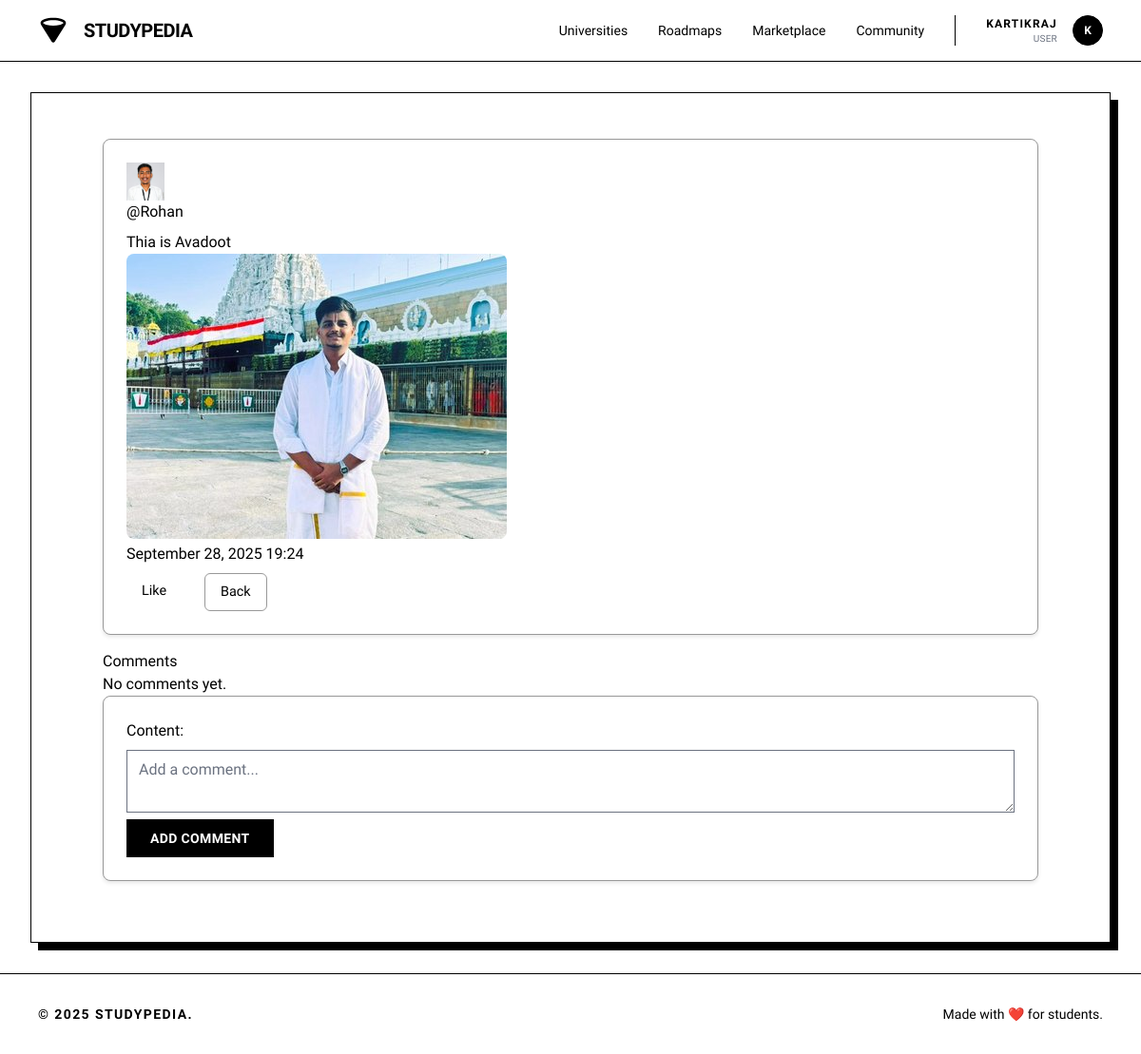
Screenshot of /social/post/4/ (signed in) with the database file from the repository.
### accounts/models.py (models this page shows, shortened)
class User(AbstractUser):
    ROLE_CHOICES = (
        ('user', 'User'),
        ('staff', 'Staff'),
        ('admin', 'Admin'),
    )
    role = models.CharField(max_length=20, choices=ROLE_CHOICES, default='user')
    college = models.CharField(max_length=200, blank=True)
    year_of_study = models.PositiveIntegerField(null=True, blank=True)
    location = models.CharField(max_length=100, blank=True)
    phone = models.CharField(max_length=15, blank=True)
    profile_picture = models.ImageField(upload_to='profiles/', null=True, blank=True)
    bio = models.TextField(max_length=500, blank=True)
    credits = models.PositiveIntegerField(default=0)
    wallet_balance = models.DecimalField(max_digits=8, decimal_places=2, default=0.00)
    followers = models.ManyToManyField('self', through='Follow', related_name='following', symmetrical=False)
    created_at = models.DateTimeField(auto_now_add=True)
    updated_at = models.DateTimeField(auto_now=True)
    class Meta:
        indexes = [
            models.Index(fields=['username']),
            models.Index(fields=['created_at']),
        ]

### social/models.py (models this page shows, shortened)
class Post(models.Model):
    user = models.ForeignKey(User, on_delete=models.CASCADE, related_name='posts')
    content = models.TextField(max_length=280, help_text="What's happening?")
    image = models.ImageField(
        upload_to='posts/images/',
        null=True, blank=True,
        validators=[FileExtensionValidator(['jpg', 'jpeg', 'png'])]
    )
    created_at = models.DateTimeField(auto_now_add=True)
    updated_at = models.DateTimeField(auto_now=True)
    class Meta:
        ordering = ['-created_at']
        indexes = [
            models.Index(fields=['-created_at']),
            models.Index(fields=['user', '-created_at']),
        ]

### social/views.py (the view)
# urls.py: path('post/<int:pk>/', views.post_detail, name='post_detail'),
@login_required
def post_detail(request, pk):
    post = get_object_or_404(Post, pk=pk)
    comments = post.comments.select_related('user').order_by('created_at')
    if request.method == 'POST':
        form = CommentForm(request.POST)
        if form.is_valid():
            comment = form.save(commit=False)
            comment.user = request.user
            comment.post = post
            comment.save()
            channel_layer = get_channel_layer()
            async_to_sync(channel_layer.group_send)('social_feed', {
                'type': 'new_comment',
                'comment_id': comment.id,
                'content': comment.content,
                'username': comment.user.username,
                'post_id': post.id,
                'created_at': comment.created_at.isoformat()
            })
            messages.success(request, 'Comment added!')
            return redirect('social:post_detail', pk=pk)
    else:
        form = CommentForm()
    return render(request, 'social/post_detail.html', {'post': post, 'comments': comments, 'form': form})

### social/forms.py
class CommentForm(forms.ModelForm):
    class Meta:
        model = Comment
        fields = ['content']
        widgets = {
            'content': forms.Textarea(attrs={'class': 'form-control', 'rows': 2, 'placeholder': 'Add a comment...'})
        }

### social/templates/social/post_detail.html (shortened to what this page needs)
{% extends 'base.html' %}
{% load static %}
{% block content %}
<div class="max-w-[1440px] mx-auto w-full px-4 md:px-8 py-8"><div class="bg-white border border-black p-8 md:p-12 shadow-[8px_8px_0px_0px_rgba(0,0,0,1)]">
<div class="container">
    <div class="card mb-4">
        <div class="card-body">
            <div class="d-flex align-items-center">
                {% if post.user.profile_picture %}
                    <img src="{{ post.user.profile_picture.url }}" alt="Profile" class="rounded-circle mr-2" style="width: 40px; height: 40px; object-fit: cover;">
                {% else %}
                    <img src="{% static 'img/default_profile.png' %}" alt="Profile" class="rounded-circle mr-2" style="width: 40px; height: 40px; object-fit: cover;">
                {% endif %}
                <h5><a href="{% url 'accounts:profile' post.user.username %}">@{{ post.user.username }}</a></h5>
            </div>
            <p class="mt-2">{{ post.content }}</p>
            {% if post.image %}
                <img src="{{ post.image.url }}" alt="Post Image" class="post-image img-fluid">
            {% endif %}
            <p class="text-muted small mt-1">{{ post.created_at|date:"F d, Y H:i" }}</p>
            <div class="actions d-flex mt-2">
                <form action="{% url 'social:like_post' post.pk %}" method="post" class="mr-2">
                    <button type="submit" class="btn btn-sm btn-outline-primary">Like</button>
                </form>
                <a href="{% url 'social:social_feed' %}" class="btn btn-sm btn-secondary">Back</a>
            </div>
        </div>
    </div>
    <h4>Comments</h4>
    {% for comment in comments %}
        <div class="card mb-3">
            <div class="card-body">
                <div class="d-flex align-items-center">
                    {% if comment.user.profile_picture %}
                        <img src="{{ comment.user.profile_picture.url }}" alt="Profile" class="rounded-circle mr-2" style="width: 40px; height: 40px; object-fit: cover;">
                    {% else %}
                        <img src="{% static 'img/default_profile.png' %}" alt="Profile" class="rounded-circle mr-2" style="width: 40px; height: 40px; object-fit: cover;">
                    {% endif %}
                    <p><strong><a href="{% url 'accounts:profile' comment.user.username %}">@{{ comment.user.username }}</a></strong>: {{ comment.content }}</p>
                </div>
                <p class="text-muted small">{{ comment.created_at|date:"F d, Y H:i" }}</p>
            </div>
        </div>
    {% empty %}
        <p>No comments yet.</p>
    {% endfor %}
    {% if user.is_authenticated %}
        <div class="card mb-4">
            <div class="card-body">
                <form method="post">
                    {{ form.as_p }}
                    <button type="submit" class="flex min-w-[84px] cursor-pointer items-center justify-center border border-black bg-black text-white hover:bg-white hover:text-black transition-colors h-10 px-6 text-sm font-bold uppercase tracking-wide">Add Comment</button>
                </form>
            </div>
        </div>
    {% endif %}
</div>
</div></div>
{% endblock %}

### templates/navbar.html (shortened to what this page needs)
<header class="flex items-center justify-between whitespace-nowrap border-b border-black px-10 py-4 sticky top-0 z-50 bg-white">
<div class="flex items-center gap-4">
<a href="{% url 'core:home' %}" class="flex items-center gap-4">
<div class="size-8 text-black">
</div>
<h2 class="text-black text-xl font-bold tracking-tight uppercase">Studypedia</h2>
</a>
</div>
<nav class="hidden md:flex flex-1 justify-end gap-8 items-center">
<div class="flex items-center gap-8">
<a class="text-black hover:underline underline-offset-4 transition-all text-sm font-medium" href="{% url 'university:university_list' %}">Universities</a>
<a class="text-black hover:underline underline-offset-4 transition-all text-sm font-medium" href="{% url 'roadmaps:roadmap_list' %}">Roadmaps</a>
<a class="text-black hover:underline underline-offset-4 transition-all text-sm font-medium" href="{% url 'ecommerce:marketplace' %}">Marketplace</a>
<a class="text-black hover:underline underline-offset-4 transition-all text-sm font-medium" href="{% url 'social:social' %}">Community</a>
</div>
{% if user.is_authenticated %}
<div class="flex items-center gap-4 border-l border-black pl-8">
    <div class="flex flex-col text-right">
        <span class="text-xs font-bold uppercase tracking-widest text-black">
            {% if user.first_name %}{{ user.first_name }} {{ user.last_name }}{% else %}{{ user.username }}{% endif %}
        </span>
        <span class="text-[10px] text-gray-500 uppercase tracking-wide">
            {% if user.role %}{{ user.get_role_display }}{% else %}Student{% endif %}
        </span>
    </div>
    <div class="relative group">
        <a href="{% url 'accounts:profile' %}" class="block size-8 bg-black rounded-full overflow-hidden border border-black cursor-pointer">
            {% if user.avatar %}
                <img alt="User Avatar" class="w-full h-full object-cover grayscale" src="{{ user.avatar.url }}"/>
            {% else %}
                <div class="w-full h-full flex items-center justify-center text-white text-xs font-bold">{{ user.username|make_list|first|upper }}</div>
            {% endif %}
        </a>
    </div>
</div>
{% endif %}
</nav>
</header>

### static/css/style.css (style rules this page uses)
:root { --bg-color: #ffffff; --text-color: #000000; --accent-color: #000000; --border-color: #999999; --hover-color: #f5f5f5; --shadow: 0 2px 4px rgba(0, 0, 0, 0.1); --primary-color: #000000; --secondary-color: #666666; }
* { margin: 0; padding: 0; box-sizing: border-box; }
body { font-family: 'Inter', -apple-system, BlinkMacSystemFont, sans-serif; background: var(--bg-color); color: var(--text-color); line-height: 1.6; padding-bottom: 70px; }
.container { max-width: 1200px; margin: 0 auto; padding: 0 20px; }
header { border-bottom: 1px solid var(--border-color); padding: 0.75rem 0; position: sticky; top: 0; background: var(--bg-color); z-index: 100; }
nav { display: flex; justify-content: space-between; align-items: center; }
@media (min-width: 769px) { body { padding-bottom: 0; } }
.btn { display: inline-block; padding: 8px 16px; border-radius: 6px; text-decoration: none; font-weight: 500; cursor: pointer; transition: all 0.2s; font-size: 0.9rem; }
.btn-secondary { background: transparent; color: var(--text-color); border: 1px solid var(--border-color); }
.card { border: 1px solid var(--border-color); border-radius: 8px; padding: 1.5rem; background: var(--bg-color); box-shadow: var(--shadow); transition: transform 0.2s; }
label { display: block; margin-bottom: 0.5rem; font-weight: 500; }
input, select, textarea { width: 100%; padding: 8px 12px; border: 1px solid var(--border-color); border-radius: 4px; font-size: 1rem; background: var(--bg-color); color: var(--text-color); }
.post-image { max-width: 100%; height: auto; border-radius: 8px; object-fit: cover; }
.actions { display: flex; gap: 1rem; }

### rows the page displays
User: username "KARTIKRAJ", role "USER", username|make_list "K"
Post: user.profile_picture (picture), user.username "Rohan", content "Thia is Avadoot", image (picture), created_at "September 28, 2025 19:24"
